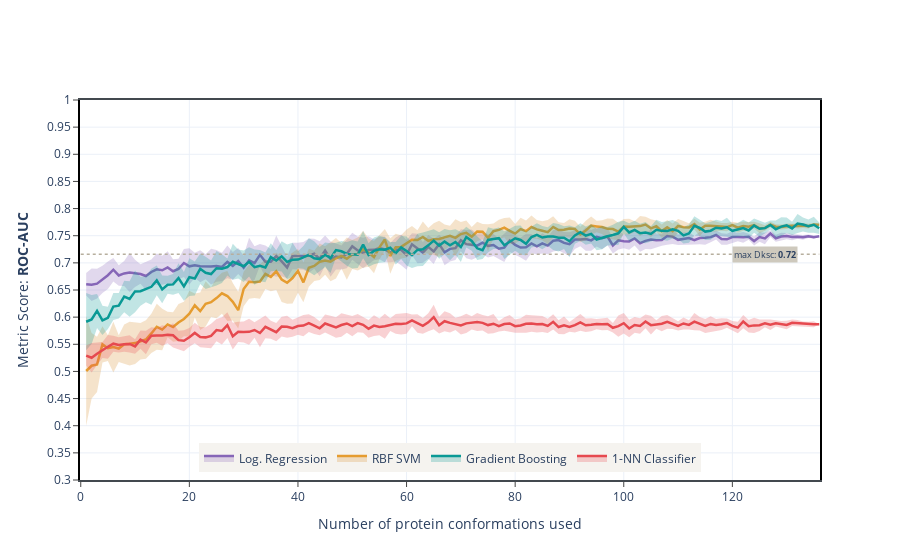

Notebook code for this chart:
### Code cell
# Drawing a plot
query_X = "split == 'scff' & selector == 'rand'"

# Results
X_subset = X.query(query_X)
X_subset = X_subset.reset_index().drop(['split', 'selector',  'metric', 0], axis=1)
X_subset = X_subset.set_index(['desc', 'classifier']).T
X_mean = X_subset.loc[:, 'mean']
X_std = X_subset.loc[:, 'std']

# Número de conformaciones
n_confs = X_mean.shape[0]
n_mols = X_mean.shape[1]
print(n_mols)

# Diccionario de colores
cols_lines = {'LogReg': 'rgb(134, 102, 183)',
              'rbfSVC': 'rgb(229, 156, 48)',
              'XGB_tree': 'rgb(9, 153, 149)',
              '1NN': 'rgb(230, 73, 79)'}
cols_fill = {'LogReg': 'rgba(134, 102, 183, 0.25)',
             'rbfSVC': 'rgba(216, 143, 48, 0.25)',
             'XGB_tree': 'rgba(9, 153, 149, 0.25)',
             '1NN': 'rgba(230, 73, 79, 0.25)'}

# Dictionary names
split_names = {'rand': 'Random', 'scff': 'Scaffold'}

selector_names = {'rand': 'Random',
                  'LR': 'RFE (Log. Reg.)',
                  'RF': 'RFE (Rand. Forest)',
                  'XGB': 'RFE (Grad. Boost)'}

clf_names_dict = {'LogReg': 'Log. Regression',
                  'rbfSVC': 'RBF SVM',
                  'XGB_tree': 'Gradient Boosting',
                  '1NN': '1-NN Classifier'}

metric_names = {'roc_auc': 'ROC-AUC',
                'nef_auc': 'Norm. EF',
                'bedroc': 'BEDROC'}
metric = 'roc_auc'

traces = []
for col in X_mean.columns:
    # Create the upper and lower bounds
    upper = X_mean[col] + X_std[col]
    lower = X_mean[col] - X_std[col]
    
    upper = go.Scatter(x=X_mean.index, 
                       y=X_mean[col] + X_std[col],
                       mode='lines',
                       name=clf_names_dict[col], 
                       legendgroup=clf_names_dict[col], 
                       showlegend=False,
                       line=dict(width=0),
                       fillcolor=cols_fill[col],
                       hoverinfo='skip',
                       fill='tonexty')
    
    line = go.Scatter(x=X_mean.index, 
                       y=X_mean[col],
                       mode='lines',
                       name=clf_names_dict[col],
                       hovertemplate = 
                       f'<b style="color: {cols_lines[col]}">{clf_names_dict[col]}</b>' +
                       '<br>' +
                       '<b><i>k</i> confs:</b> %{x}' +
                       '<br>' +
                       f'<b><i>{metric_names[metric]}</i>:</b> ' + 
                       '%{y:.2f}' +
                       '<extra></extra>',
                       legendgroup=clf_names_dict[col], 
                       line=dict(width=2.5,
                                 color=cols_lines[col]),
                       fillcolor=cols_fill[col],
                       fill='tonexty')
    
    lower = go.Scatter(x=X_mean.index, 
                       y=X_mean[col] - X_std[col],
                       mode='lines',
                       name=clf_names_dict[col], 
                       legendgroup=clf_names_dict[col], 
                       showlegend=False,
                       hoverinfo='skip',
                       line=dict(width=0),
                      )
    
    traces = traces + [lower, line, upper]
    
fig = go.Figure(data=traces)   

# Add ref DkSc best score
# Ref score
best_ref = X_dks.query(query_X).max()[0]
fig.add_shape(dict(type='line', x0=0, x1=n_confs, y0=best_ref, y1=best_ref),
             line=dict(color="#B7AF9E", width=1.5, dash = 'dot'))

fig.add_annotation(x=n_confs - 10, y=best_ref,
                   showarrow=False,
                   font=dict(
                       size=9
                   ),
                   text='max Dksc: <b>{:.2f}</b>'.format(best_ref), 
                   bgcolor="#CEC9BD")

fig.update_xaxes(ticks='outside', showline=True, linewidth=2, linecolor='#43494F', mirror = True)
fig.update_yaxes(range=[0.3, 1], tick0=0.00, dtick=0.05, )
fig.update_yaxes(ticks='outside', showline=True, 
                 linewidth=2, linecolor='black', mirror = True)
fig.update_layout(template='plotly_white',
                  hoverlabel=dict(
                     bgcolor = 'white',
                     font_size=11.5
                  ),
                  xaxis = dict(
                     title='Number of protein conformations used'
                  ),
                  yaxis = dict(
                     title=f'Metric Score: <b>{metric_names[metric]}</b>'
                  ),
                  legend=dict(
                     orientation="h",
                     yanchor="bottom",
                     y=0.02,
                     xanchor="center",
                     x=0.5,
                     bgcolor="#F5F3EF"
                    ))
                  
fig.show()

### Figure 1 — Plotly figure (JSON) as saved in the notebook; plotly's stock layout.template omitted (floating-point values rounded to 4 significant figures; data arrays with more than 128 entries replaced by an {"elided": "..."} marker saying what was removed)
{"data": [{"hoverinfo": "skip", "legendgroup": "Log. Regression", "line": {"width": 0}, "mode": "lines", "name": "Log. Regression", "showlegend": false, "type": "scatter", "x": {"elided": "136 int values"}, "y": {"elided": "136 float values"}}, {"fill": "tonexty", "fillcolor": "rgba(134, 102, 183, 0.25)", "hovertemplate": "<b style=\"color: rgb(134, 102, 183)\">Log. Regression</b><br><b><i>k</i> confs:</b> %{x}<br><b><i>ROC-AUC</i>:</b> %{y:.2f}<extra></extra>", "legendgroup": "Log. Regression", "line": {"color": "rgb(134, 102, 183)", "width": 2.5}, "mode": "lines", "name": "Log. Regression", "type": "scatter", "x": {"elided": "136 int values"}, "y": {"elided": "136 float values"}}, {"fill": "tonexty", "fillcolor": "rgba(134, 102, 183, 0.25)", "hoverinfo": "skip", "legendgroup": "Log. Regression", "line": {"width": 0}, "mode": "lines", "name": "Log. Regression", "showlegend": false, "type": "scatter", "x": {"elided": "136 int values"}, "y": {"elided": "136 float values"}}, {"hoverinfo": "skip", "legendgroup": "RBF SVM", "line": {"width": 0}, "mode": "lines", "name": "RBF SVM", "showlegend": false, "type": "scatter", "x": {"elided": "136 int values"}, "y": {"elided": "136 float values"}}, {"fill": "tonexty", "fillcolor": "rgba(216, 143, 48, 0.25)", "hovertemplate": "<b style=\"color: rgb(229, 156, 48)\">RBF SVM</b><br><b><i>k</i> confs:</b> %{x}<br><b><i>ROC-AUC</i>:</b> %{y:.2f}<extra></extra>", "legendgroup": "RBF SVM", "line": {"color": "rgb(229, 156, 48)", "width": 2.5}, "mode": "lines", "name": "RBF SVM", "type": "scatter", "x": {"elided": "136 int values"}, "y": {"elided": "136 float values"}}, {"fill": "tonexty", "fillcolor": "rgba(216, 143, 48, 0.25)", "hoverinfo": "skip", "legendgroup": "RBF SVM", "line": {"width": 0}, "mode": "lines", "name": "RBF SVM", "showlegend": false, "type": "scatter", "x": {"elided": "136 int values"}, "y": {"elided": "136 float values"}}, {"hoverinfo": "skip", "legendgroup": "Gradient Boosting", "line": {"width": 0}, "mode": "lines", "name": "Gradient Boosting", "showlegend": false, "type": "scatter", "x": {"elided": "136 int values"}, "y": {"elided": "136 float values"}}, {"fill": "tonexty", "fillcolor": "rgba(9, 153, 149, 0.25)", "hovertemplate": "<b style=\"color: rgb(9, 153, 149)\">Gradient Boosting</b><br><b><i>k</i> confs:</b> %{x}<br><b><i>ROC-AUC</i>:</b> %{y:.2f}<extra></extra>", "legendgroup": "Gradient Boosting", "line": {"color": "rgb(9, 153, 149)", "width": 2.5}, "mode": "lines", "name": "Gradient Boosting", "type": "scatter", "x": {"elided": "136 int values"}, "y": {"elided": "136 float values"}}, {"fill": "tonexty", "fillcolor": "rgba(9, 153, 149, 0.25)", "hoverinfo": "skip", "legendgroup": "Gradient Boosting", "line": {"width": 0}, "mode": "lines", "name": "Gradient Boosting", "showlegend": false, "type": "scatter", "x": {"elided": "136 int values"}, "y": {"elided": "136 float values"}}, {"hoverinfo": "skip", "legendgroup": "1-NN Classifier", "line": {"width": 0}, "mode": "lines", "name": "1-NN Classifier", "showlegend": false, "type": "scatter", "x": {"elided": "136 int values"}, "y": {"elided": "136 float values"}}, {"fill": "tonexty", "fillcolor": "rgba(230, 73, 79, 0.25)", "hovertemplate": "<b style=\"color: rgb(230, 73, 79)\">1-NN Classifier</b><br><b><i>k</i> confs:</b> %{x}<br><b><i>ROC-AUC</i>:</b> %{y:.2f}<extra></extra>", "legendgroup": "1-NN Classifier", "line": {"color": "rgb(230, 73, 79)", "width": 2.5}, "mode": "lines", "name": "1-NN Classifier", "type": "scatter", "x": {"elided": "136 int values"}, "y": {"elided": "136 float values"}}, {"fill": "tonexty", "fillcolor": "rgba(230, 73, 79, 0.25)", "hoverinfo": "skip", "legendgroup": "1-NN Classifier", "line": {"width": 0}, "mode": "lines", "name": "1-NN Classifier", "showlegend": false, "type": "scatter", "x": {"elided": "136 int values"}, "y": {"elided": "136 float values"}}], "layout": {"annotations": [{"bgcolor": "#CEC9BD", "font": {"size": 9}, "showarrow": false, "text": "max Dksc: <b>0.72</b>", "x": 126, "y": 0.716}], "hoverlabel": {"bgcolor": "white", "font": {"size": 11.5}}, "legend": {"bgcolor": "#F5F3EF", "orientation": "h", "x": 0.5, "xanchor": "center", "y": 0.02, "yanchor": "bottom"}, "shapes": [{"line": {"color": "#B7AF9E", "dash": "dot", "width": 1.5}, "type": "line", "x0": 0, "x1": 136, "y0": 0.716, "y1": 0.716}], "xaxis": {"linecolor": "#43494F", "linewidth": 2, "mirror": true, "showline": true, "ticks": "outside", "title": {"text": "Number of protein conformations used"}}, "yaxis": {"dtick": 0.05, "linecolor": "black", "linewidth": 2, "mirror": true, "range": [0.3, 1], "showline": true, "tick0": 0, "ticks": "outside", "title": {"text": "Metric Score: <b>ROC-AUC</b>"}}}}
